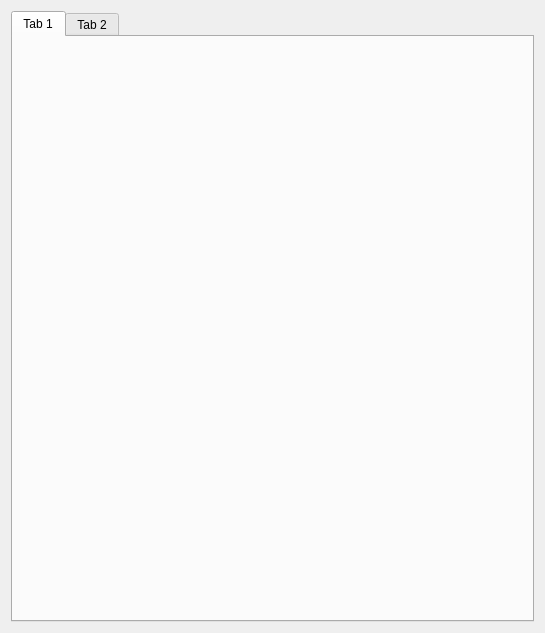
<?xml version="1.0" encoding="UTF-8"?>
<ui version="4.0">
 <class>SAKMainWindowQrCodeView</class>
 <widget class="QDialog" name="SAKMainWindowQrCodeView">
  <property name="geometry">
   <rect>
    <x>0</x>
    <y>0</y>
    <width>545</width>
    <height>633</height>
   </rect>
  </property>
  <property name="windowTitle">
   <string>QR code</string>
  </property>
  <layout class="QVBoxLayout" name="verticalLayout">
   <item>
    <widget class="QTabWidget" name="tabWidget">
     <widget class="QWidget" name="tab">
      <attribute name="title">
       <string>Tab 1</string>
      </attribute>
     </widget>
     <widget class="QWidget" name="tab_2">
      <attribute name="title">
       <string>Tab 2</string>
      </attribute>
     </widget>
    </widget>
   </item>
  </layout>
 </widget>
 <resources/>
 <connections/>
</ui>
